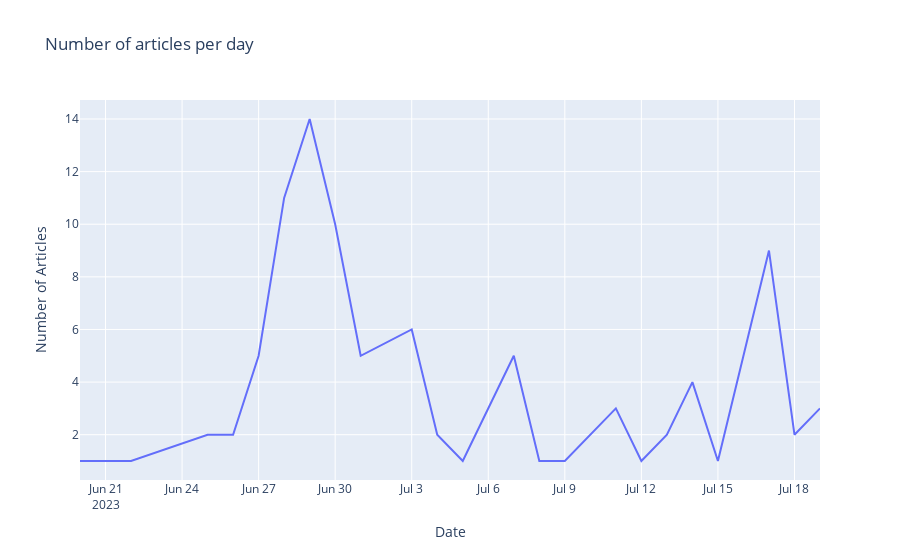

The code cell stored with this chart in its notebook:
### Code cell
import pandas as pd
import plotly.graph_objects as go

# Assuming you have the 'df' dataframe with the articles data

# Convert the 'publishedAt' column to datetime
df['publishedAt'] = pd.to_datetime(df['publishedAt'])

# Calculate the daily counts of articles
daily_counts = df['publishedAt'].dt.date.value_counts().sort_index()

# Create a plotly figure
fig = go.Figure(data=go.Scatter(x=daily_counts.index, y=daily_counts.values, mode='lines'))

# Update layout for better visualization
fig.update_layout(title='Number of articles per day',
                  xaxis_title='Date',
                  yaxis_title='Number of Articles')

# Show the plot
fig.show()

# Save the figure as HTML files
fig_title_html = 'top_topics_title.html'
fig_content_html = 'top_topics_content.html'
fig.write_html(fig_title_html, auto_open=True)
fig.write_html(fig_content_html, auto_open=True)

print(f"Figure saved as {fig_title_html} and {fig_content_html}")

### Figure 1 — Plotly figure (JSON) as saved in the notebook; plotly's stock layout.template omitted (floating-point values rounded to 4 significant figures)
{"data": [{"mode": "lines", "type": "scatter", "x": ["2023-06-20", "2023-06-21", "2023-06-22", "2023-06-25", "2023-06-26", "2023-06-27", "2023-06-28", "2023-06-29", "2023-06-30", "2023-07-01", "2023-07-03", "2023-07-04", "2023-07-05", "2023-07-07", "2023-07-08", "2023-07-09", "2023-07-10", "2023-07-11", "2023-07-12", "2023-07-13", "2023-07-14", "2023-07-15", "2023-07-16", "2023-07-17", "2023-07-18", "2023-07-19"], "y": [1, 1, 1, 2, 2, 5, 11, 14, 10, 5, 6, 2, 1, 5, 1, 1, 2, 3, 1, 2, 4, 1, 5, 9, 2, 3]}], "layout": {"title": {"text": "Number of articles per day"}, "xaxis": {"title": {"text": "Date"}}, "yaxis": {"title": {"text": "Number of Articles"}}}}
